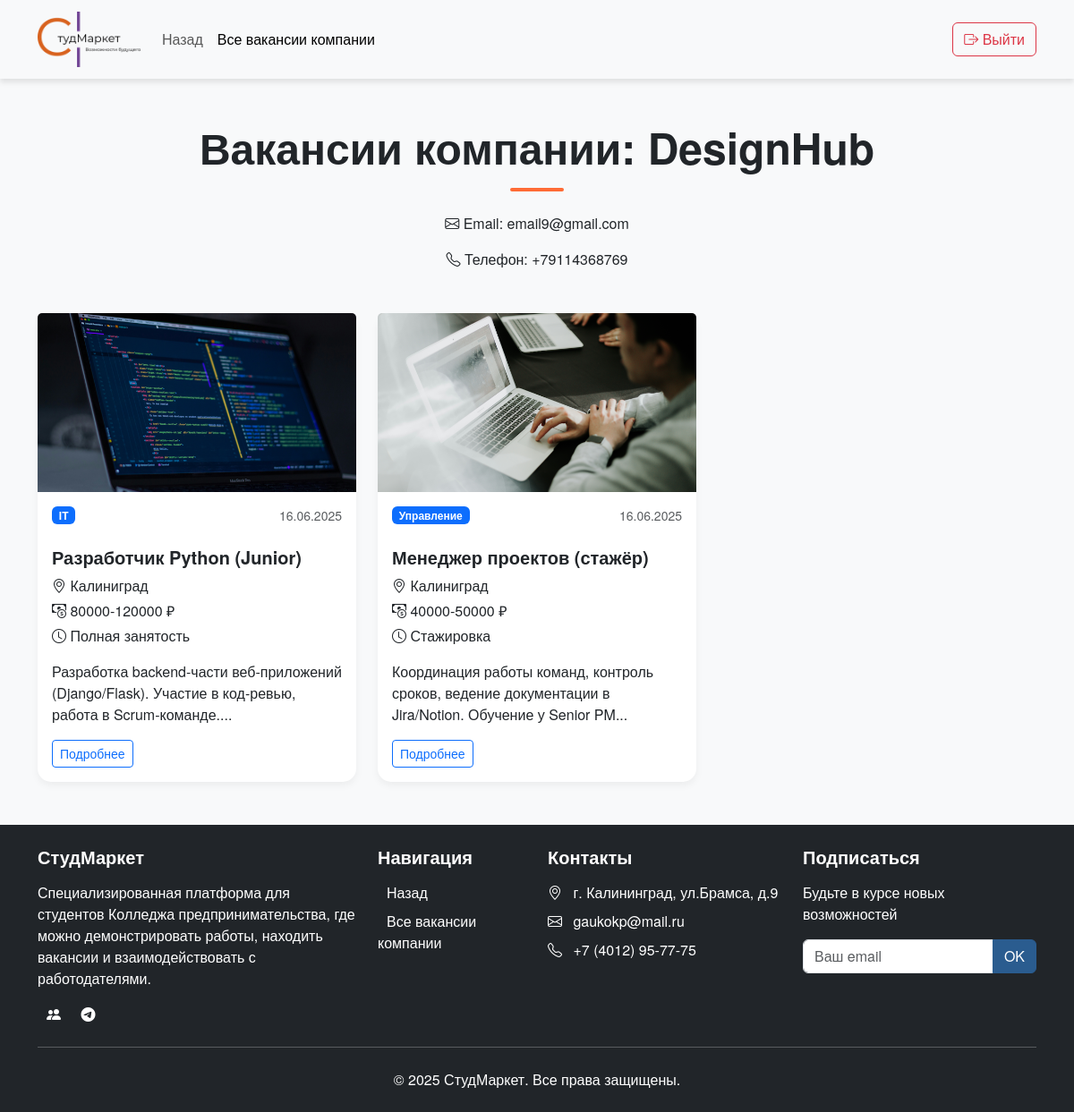
The page /pages/company_vacancies.php?company_id=16 on the database as committed earlier.
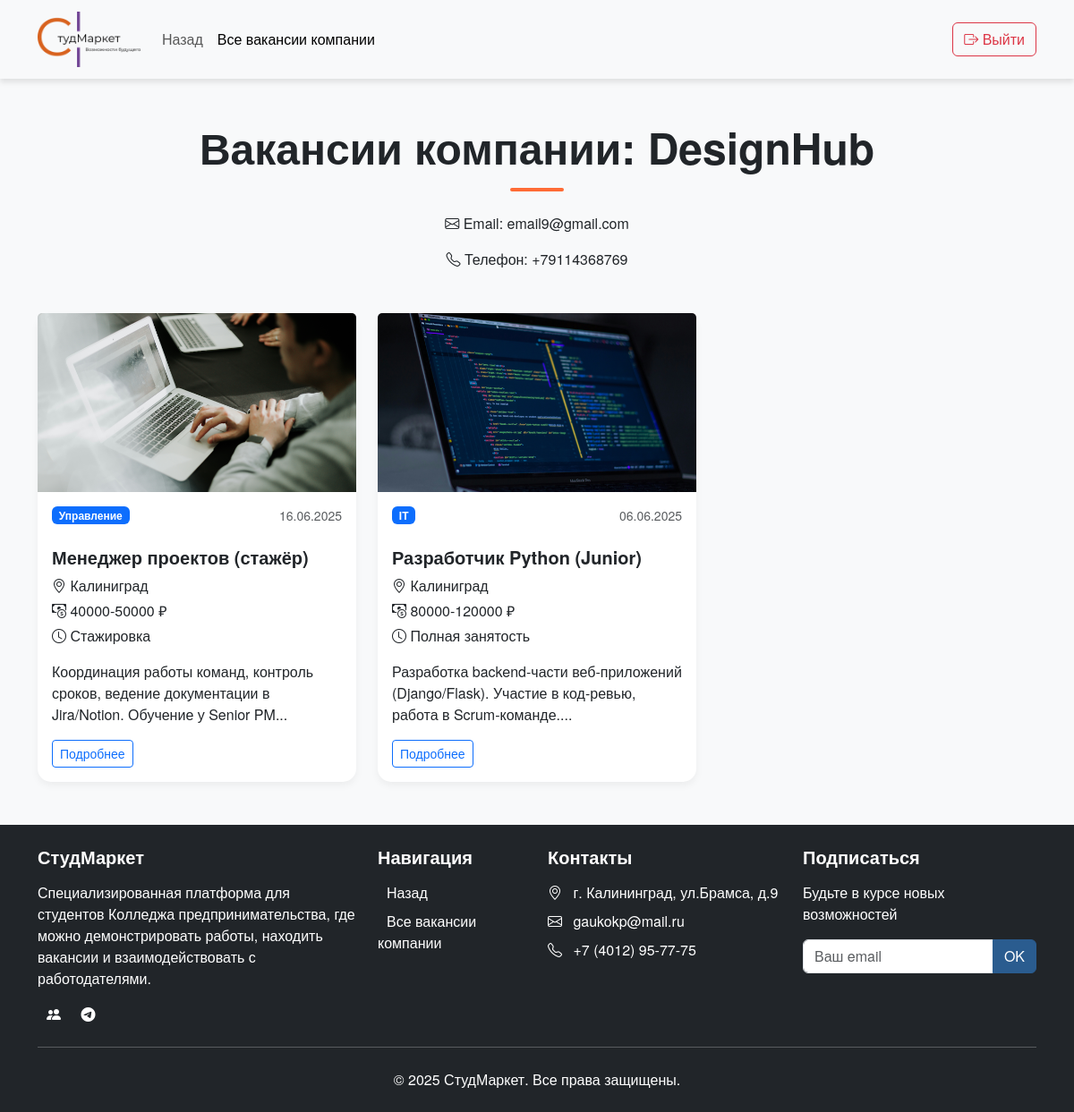
The same page on the database as committed later.
### tables this page shows
CREATE TABLE `vacancies` (
  `id` int(11) NOT NULL,
  `user_id` int(11) NOT NULL,
  `title` varchar(255) NOT NULL,
  `category_id` int(11) NOT NULL,
  `employment_type` enum('full','part','internship','remote') NOT NULL,
  `salary` varchar(100) DEFAULT NULL,
  `location` varchar(255) DEFAULT NULL,
  `description` varchar(255) DEFAULT NULL,
  `requirements` varchar(255) DEFAULT NULL,
  `benefits` varchar(255) DEFAULT NULL,
  `contacts` varchar(255) DEFAULT NULL,
  `image_path` varchar(255) DEFAULT NULL,
  `created_at` timestamp NOT NULL DEFAULT CURRENT_TIMESTAMP,
  `status` enum('pending','approved','rejected') NOT NULL DEFAULT 'pending',
  `moderator_comment` text
);

CREATE TABLE `vacancy_categories` (
  `id` int(11) NOT NULL,
  `name` varchar(255) NOT NULL
);

### pages/company_vacancies.php (the view, shortened to what the changed rows need)
<?php
require_once("../config/link.php");
$company_id = (int)$_GET['company_id'];
$company_sql = "SELECT * FROM `users` WHERE `id` = $company_id";
$company_result = mysqli_query($conn, $company_sql);
$company = mysqli_fetch_assoc($company_result);
$vacancies_sql = "SELECT v.*, c.name as category_name FROM vacancies v JOIN vacancy_categories c ON v.category_id = c.id WHERE v.user_id = $company_id ORDER BY v.created_at DESC";
$vacancies_result = mysqli_query($conn, $vacancies_sql);
?>
<!DOCTYPE html>
<html lang="ru">
<head>
    <link rel="stylesheet" href="../css/bootstrap.min.css">
    <link rel="stylesheet" href="https://cdn.jsdelivr.net/npm/bootstrap-icons@1.11.1/font/bootstrap-icons.css">
    <link rel="stylesheet" href="../style.css">
</head>
<body class="d-flex flex-column min-vh-100">
<div class="flex-grow-1">
    <section class="company-vacancies py-5">
        <div class="container">
            <div class="company-header text-center mb-5">
                <h2 class="display-5 fw-bold">Вакансии компании: <?= htmlspecialchars($company['name']) ?></h2>
            </div>
            <div class="row g-4">
                <?php
                if (mysqli_num_rows($vacancies_result) > 0)
                {
                ?>
                    <?php
                    while ($vacancy = mysqli_fetch_assoc($vacancies_result))
                    {
                    ?>
                        <div class="col-md-4">
                            <div class="card h-100">
                                <img src="<?= htmlspecialchars($vacancy['image_path'] ?: '../img/no-image.png') ?>"
                                    class="card-img-top portfolio-img"
                                    alt="<?= htmlspecialchars($vacancy['title']) ?>">
                                <div class="card-body">
                                    <div class="d-flex justify-content-between align-items-start mb-2">
                                        <span class="badge bg-primary"><?= htmlspecialchars($vacancy['category_name']) ?></span>
                                        <p class="text-muted small border-0"><?= date('d.m.Y', strtotime($vacancy['created_at'])) ?></p>
                                    </div>
                                    <h5 class="card-title"><?= htmlspecialchars($vacancy['title']) ?></h5>
                                    <div class="vacancy-meta mb-3">
                                        <p class="mb-1">
                                            <i class="bi bi-geo-alt"></i>
                                            <?= htmlspecialchars($vacancy['location'] ?: 'Не указано') ?>
                                        </p>
                                        <p class="mb-1">
                                            <i class="bi bi-cash-coin"></i>
                                            <?= $vacancy['salary'] ? htmlspecialchars($vacancy['salary']) . ' ₽' : 'По договорённости' ?>
                                        </p>
                                        <p class="mb-1">
                                            <i class="bi bi-clock"></i>
                                            <?php
                                            switch($vacancy['employment_type'])
                                            {
                                                case 'full': echo 'Полная занятость'; break;
                                                case 'internship': echo 'Стажировка'; break;
                                            }
                                            ?>
                                        </p>
                                    </div>
                                    <p class="card-text">
                                        <?= mb_substr(htmlspecialchars($vacancy['description']), 0, 100) ?>...
                                    </p>
                                    <div class="d-flex justify-content-between align-items-center mt-3">
                                        <a href="vacancy_details.php?id=<?= $vacancy['id'] ?>" class="btn btn-sm btn-outline-primary">
                                            Подробнее
                                        </a>
                                    </div>
                                </div>
                            </div>
                        </div>
                    <?php
                    }
                    ?>
                <?php
                }
                ?>
            </div>
        </div>
    </section>
</div>
</body>
</html>

Rows that differ between the two databases and show on the page:
shown differently, row unchanged: vacancies "Менеджер проектов (стажёр)": moves up the list
changed vacancies "Разработчик Python (Junior)": created_at "16.06.2025" → "06.06.2025"
